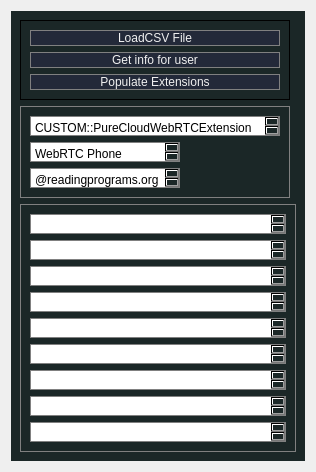
     <widget class="QWidget" name="leftMenuContainer" native="true">
      <layout class="QVBoxLayout" name="verticalLayout">
       <item>
        <widget class="QWidget" name="leftMenuSubContainer" native="true">
         <property name="styleSheet">
          <string notr="true">background-color: qlineargradient(spread:repeat, x1:1, y1:0, x2:1, y2:1, stop:0 rgba(27, 39, 39, 255),stop:1 rgba(27, 39, 39, 255));</string>
         </property>
         <layout class="QVBoxLayout" name="verticalLayout_2">
          <item alignment="Qt::AlignTop">
           <widget class="QFrame" name="frame">
            <property name="minimumSize">
             <size>
              <width>0</width>
              <height>0</height>
             </size>
            </property>
            <property name="maximumSize">
             <size>
              <width>270</width>
              <height>150</height>
             </size>
            </property>
            <property name="frameShape">
             <enum>QFrame::StyledPanel</enum>
            </property>
            <property name="frameShadow">
             <enum>QFrame::Raised</enum>
            </property>
            <layout class="QVBoxLayout" name="verticalLayout_3">
             <item>
              <widget class="QPushButton" name="processCSV">
               <property name="styleSheet">
                <string notr="true">background-color: #232939;
	border: 1px solid gray;
    color: #f0f0f0;
    gridline-color: #232939;
    outline : 0;</string>
               </property>
               <property name="text">
                <string>LoadCSV File</string>
               </property>
              </widget>
             </item>
             <item>
              <widget class="QPushButton" name="processButton">
               <property name="styleSheet">
                <string notr="true">background-color: #232939;
	border: 1px solid gray;
    color: #f0f0f0;
    gridline-color: #232939;
    outline : 0;</string>
               </property>
               <property name="text">
                <string>Get info for user</string>
               </property>
              </widget>
             </item>
             <item>
              <widget class="QPushButton" name="extensionButton">
               <property name="styleSheet">
                <string notr="true">background-color: #232939;
	border: 1px solid gray;
    color: #f0f0f0;
    gridline-color: #232939;
    outline : 0;</string>
               </property>
               <property name="text">
                <string>Populate Extensions</string>
               </property>
              </widget>
             </item>
            </layout>
           </widget>
          </item>
          <item>
           <widget class="QFrame" name="frame_2">
            <property name="minimumSize">
             <size>
              <width>100</width>
              <height>50</height>
             </size>
            </property>
            <property name="maximumSize">
             <size>
              <width>270</width>
              <height>150</height>
             </size>
            </property>
            <property name="styleSheet">
             <string notr="true">
	border: 1px solid gray;
    color: #f0f0f0;
    gridline-color: #232939;
    outline : 0;</string>
            </property>
            <property name="frameShape">
             <enum>QFrame::StyledPanel</enum>
            </property>
            <property name="frameShadow">
             <enum>QFrame::Raised</enum>
            </property>
            <layout class="QVBoxLayout" name="verticalLayout_5">
             <item>
              <widget class="CustomPlainTextEdit" name="Static3">
               <property name="sizePolicy">
                <sizepolicy hsizetype="Fixed" vsizetype="Fixed">
                 <horstretch>0</horstretch>
                 <verstretch>0</verstretch>
                </sizepolicy>
               </property>
               <property name="maximumSize">
                <size>
                 <width>250</width>
                 <height>20</height>
                </size>
               </property>
               <property name="styleSheet">
                <string notr="true">font: 9pt &quot;Arial&quot;; background-color: white;
  color: black;</string>
               </property>
               <property name="plainText">
                <string>CUSTOM::PureCloudWebRTCExtension</string>
               </property>
              </widget>
             </item>
             <item>
              <widget class="CustomPlainTextEdit" name="Static1">
               <property name="sizePolicy">
                <sizepolicy hsizetype="Fixed" vsizetype="Fixed">
                 <horstretch>0</horstretch>
                 <verstretch>0</verstretch>
                </sizepolicy>
               </property>
               <property name="maximumSize">
                <size>
                 <width>150</width>
                 <height>20</height>
                </size>
               </property>
               <property name="styleSheet">
                <string notr="true">font: 9pt &quot;Arial&quot;; background-color: white;
  color: black;</string>
               </property>
               <property name="plainText">
                <string>WebRTC Phone</string>
               </property>
              </widget>
             </item>
             <item>
              <widget class="CustomPlainTextEdit" name="Static2">
               <property name="sizePolicy">
                <sizepolicy hsizetype="Fixed" vsizetype="Fixed">
                 <horstretch>0</horstretch>
                 <verstretch>0</verstretch>
                </sizepolicy>
               </property>
               <property name="maximumSize">
                <size>
                 <width>150</width>
                 <height>20</height>
                </size>
               </property>
               <property name="styleSheet">
                <string notr="true">font: 9pt &quot;Arial&quot;; background-color: white;
  color: black;</string>
               </property>
               <property name="plainText">
                <string>@readingprograms.org
</string>
               </property>
              </widget>
             </item>
            </layout>
           </widget>
          </item>
          <item>
           <widget class="QFrame" name="frame_3">
            <property name="styleSheet">
             <string notr="true">
	border: 1px solid gray;
    color: #f0f0f1;
    gridline-color: #232939;
    outline : 0;</string>
            </property>
            <property name="frameShape">
             <enum>QFrame::StyledPanel</enum>
            </property>
            <property name="frameShadow">
             <enum>QFrame::Raised</enum>
            </property>
            <layout class="QVBoxLayout" name="verticalLayout_6">
             <item>
              <widget class="CustomPlainTextEdit" name="adUsernameDisplay">
               <property name="minimumSize">
                <size>
                 <width>0</width>
                 <height>15</height>
                </size>
               </property>
               <property name="maximumSize">
                <size>
                 <width>400</width>
                 <height>20</height>
                </size>
               </property>
               <property name="styleSheet">
                <string notr="true">font: 9pt &quot;Arial&quot;; background-color: white;
  color: black;</string>
               </property>
              </widget>
             </item>
             <item>
              <widget class="CustomPlainTextEdit" name="phoneNumberDisplay">
               <property name="minimumSize">
                <size>
                 <width>0</width>
                 <height>15</height>
                </size>
               </property>
               <property name="maximumSize">
                <size>
                 <width>400</width>
                 <height>20</height>
                </size>
               </property>
               <property name="styleSheet">
                <string notr="true">font: 9pt &quot;Arial&quot;; background-color: white;
  color: black;</string>
               </property>
              </widget>
             </item>
             <item>
              <widget class="CustomPlainTextEdit" name="contactEmailDisplay">
               <property name="minimumSize">
                <size>
                 <width>0</width>
                 <height>15</height>
                </size>
               </property>
               <property name="maximumSize">
                <size>
                 <width>400</width>
                 <height>20</height>
                </size>
               </property>
               <property name="styleSheet">
                <string notr="true">font: 9pt &quot;Arial&quot;; background-color: white;
  color: black;</string>
               </property>
              </widget>
             </item>
             <item>
              <widget class="CustomPlainTextEdit" name="passwordDisplay">
               <property name="minimumSize">
                <size>
                 <width>0</width>
                 <height>15</height>
                </size>
               </property>
               <property name="maximumSize">
                <size>
                 <width>400</width>
                 <height>20</height>
                </size>
               </property>
               <property name="styleSheet">
                <string notr="true">font: 9pt &quot;Arial&quot;; background-color: white;
  color: black;</string>
               </property>
              </widget>
             </item>
             <item>
              <widget class="CustomPlainTextEdit" name="fullNameDisplay">
               <property name="minimumSize">
                <size>
                 <width>0</width>
                 <height>15</height>
                </size>
               </property>
               <property name="maximumSize">
                <size>
                 <width>400</width>
                 <height>20</height>
                </size>
               </property>
               <property name="styleSheet">
                <string notr="true">font: 9pt &quot;Arial&quot;; background-color: white;
  color: black;</string>
               </property>
              </widget>
             </item>
             <item>
              <widget class="CustomPlainTextEdit" name="firstNameDisplay">
               <property name="minimumSize">
                <size>
                 <width>0</width>
                 <height>15</height>
                </size>
               </property>
               <property name="maximumSize">
                <size>
                 <width>400</width>
                 <height>20</height>
                </size>
               </property>
               <property name="styleSheet">
                <string notr="true">font: 9pt &quot;Arial&quot;; background-color: white;
  color: black;</string>
               </property>
              </widget>
             </item>
             <item>
              <widget class="CustomPlainTextEdit" name="lastNameDisplay">
               <property name="minimumSize">
                <size>
                 <width>0</width>
                 <height>15</height>
                </size>
               </property>
               <property name="maximumSize">
                <size>
                 <width>400</width>
                 <height>20</height>
                </size>
               </property>
               <property name="styleSheet">
                <string notr="true">font: 9pt &quot;Arial&quot;; background-color: white;
  color: black;</string>
               </property>
              </widget>
             </item>
             <item>
              <widget class="CustomPlainTextEdit" name="emailDisplay">
               <property name="minimumSize">
                <size>
                 <width>0</width>
                 <height>15</height>
                </size>
               </property>
               <property name="maximumSize">
                <size>
                 <width>400</width>
                 <height>20</height>
                </size>
               </property>
               <property name="styleSheet">
                <string notr="true">font: 9pt &quot;Arial&quot;; background-color: white;
  color: black;</string>
               </property>
              </widget>
             </item>
             <item>
              <widget class="CustomPlainTextEdit" name="modifiedExtensionDisplay">
               <property name="minimumSize">
                <size>
                 <width>0</width>
                 <height>15</height>
                </size>
               </property>
               <property name="maximumSize">
                <size>
                 <width>400</width>
                 <height>20</height>
                </size>
               </property>
               <property name="styleSheet">
                <string notr="true">font: 9pt &quot;Arial&quot;; background-color: white;
  color: black;</string>
               </property>
              </widget>
             </item>
            </layout>
           </widget>
          </item>
         </layout>
        </widget>
       </item>
      </layout>
     </widget>
